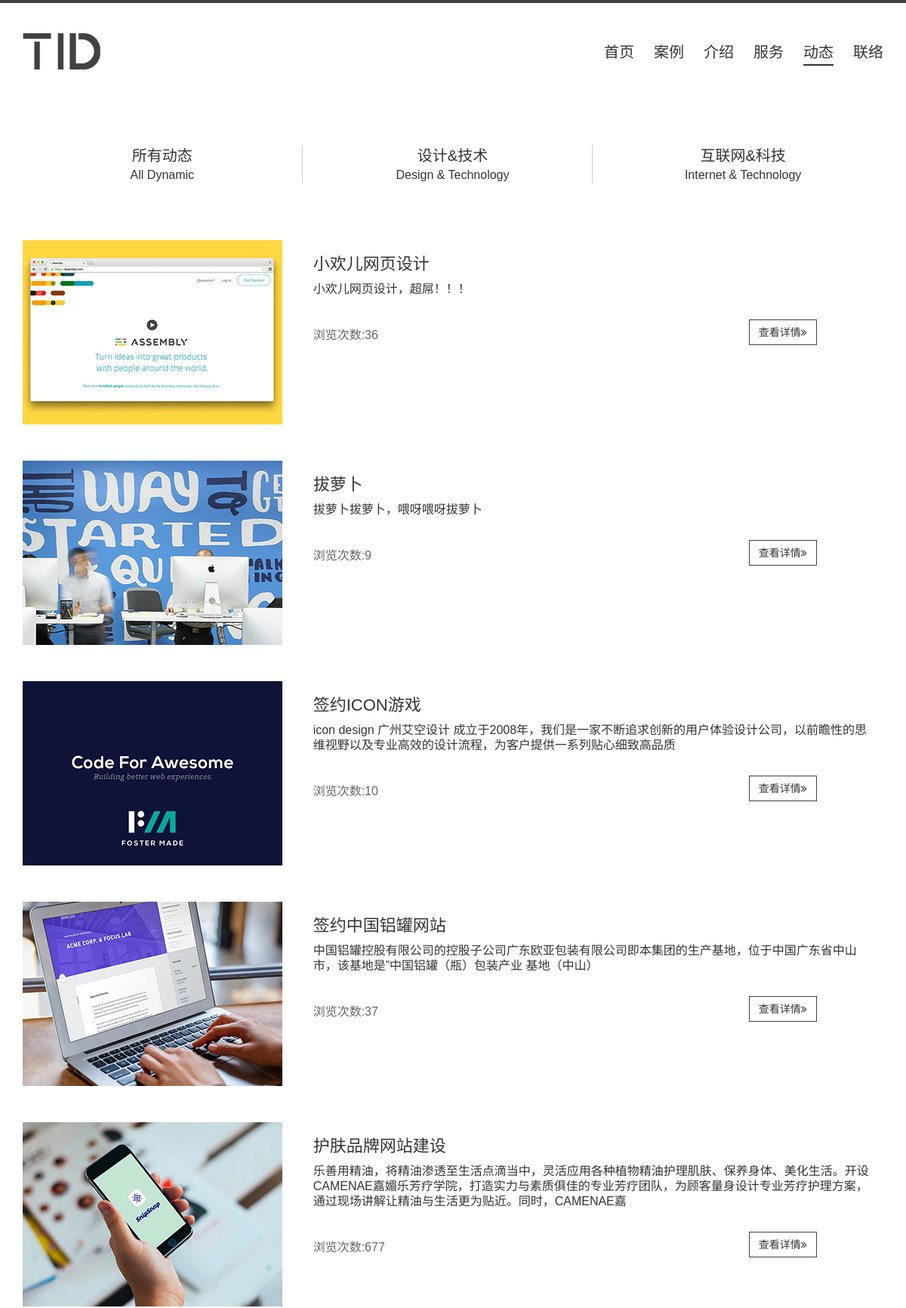
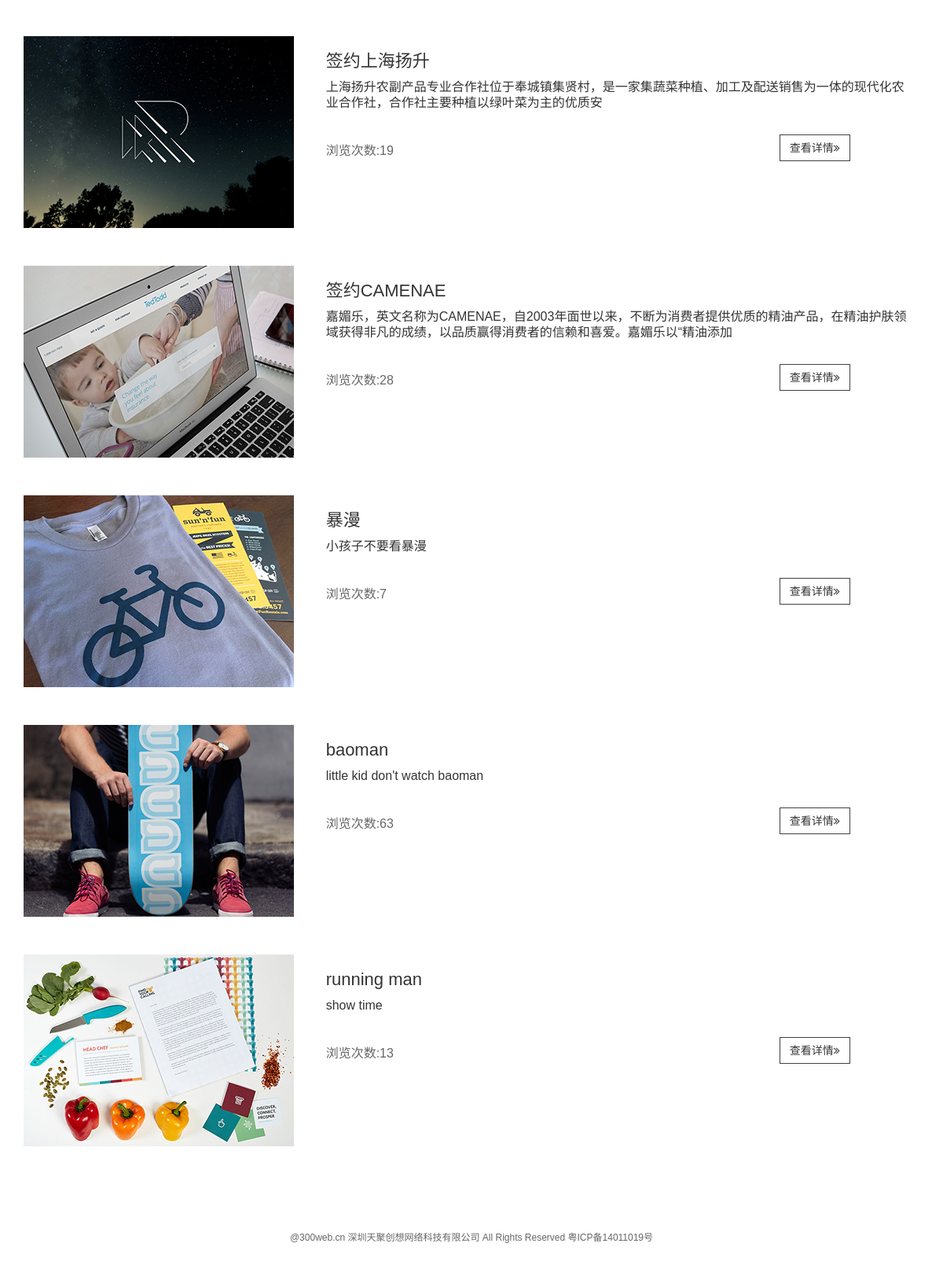
Page /tidapp/design/ on the committed database (2 pictures, top to bottom).
### tidapp/models.py (models this page shows, shortened)
class News(models.Model):
    title = models.CharField('标题', max_length=128)
    pub_date = models.DateTimeField('发布日期')
    views = models.IntegerField('浏览次数', default=0)
    description = models.TextField('内容')
    image = models.ImageField('上传图片', upload_to='news', help_text="请上传 344*244 像素的图片")
    design = 'design'
    internet = 'internet'
    news_choices = (
        (design, '设计'),
        (internet, '互联网'),
    )
    news_category = models.CharField('文章分类', max_length=8, choices=news_choices, default=design)

### tidapp/views.py (the view)
def design(request):
    latest_news_list = News.objects.filter(news_category='design').order_by('-pub_date')
    return render(request, 'tidapp/news.html', {'latest_news_list': latest_news_list, 'nav': 'news'})

### tidapp/templates/tidapp/news.html (shortened to what this page needs)
{% extends "layout.html" %}
{% load staticfiles %}
{% block content %}
    <div class="container">
      <div class="row">
        <div class="col-xs-4">
          <a href="{% url 'news' %}">
            <span class="cases-nav">
              <span class="cases-zh">所有动态</span>
              <br>
              <span class="cases-en">All Dynamic</span>
            </span>
          </a>
        </div>
        <div class="col-xs-4">
          <a href="{% url 'design' %}">
            <span class="cases-nav">
              <span class="cases-zh">设计&技术</span>
              <br>
              <span class="cases-en">Design & Technology</span>
            </span>
          </a>
        </div>
        <div class="col-xs-4">
          <a href="{% url 'internet' %}">
            <span class="cases-nav cases-nav-last">
              <span class="cases-zh">互联网&科技</span>
              <br>
              <span class="cases-en">Internet & Technology</span>
            </span>
          </a>
        </div>
      </div>
    </div>
  {% for news in latest_news_list %}
    <div class="container">
      <div class="news">
        <div class="row">
          <div class="col-lg-4 visible-lg">
            <img src="{{ news.image.url }}" class="img-responsive">
          </div>
          <div class="col-lg-8">
            {% if news.title|length > 22 %}
              <h2>{{ news.title|slice:":22" }}...</h2>
            {% else  %}
              <h2>{{ news.title}}</h2>
            {% endif %}
            {% if news.description|length > 140 %}
              <h4>{{ news.description|safe|slice:":140" }}...</h4>
            {% else  %}
              <h4>{{ news.description|safe }}</h4>
            {% endif %}
            <div class="row">
              <div class="col-sm-9 col-xs-8">
                <span>浏览次数:{{ news.views }}</span>
              </div>
              <div class="col-sm-3 col-xs-4">
                <a class="btn btn-default" href="{% url 'blogs' news.id %}" role="button">查看详情<i class="fa fa-angle-double-right"></i></a>
              </div>
            </div>
          </div>
        </div>
      </div>
    </div>
  {% endfor %}
  <div class="container">
  </div>
{% endblock %}

### tidapp/static/tidapp/css/my-style.css (style rules this page uses)
body { font-family: "微软雅黑", Arial, sans-serif; }
.h1, .h2, .h3, .h4, .h5, .h6, h1, h2, h3, h4, h5, h6 { font-weight: normal; }
a, a:hover, a:visited, a:focus, a:active { text-decoration: none; text-decoration: none; }
.cases-nav { margin: 38px 0 75px; display: block; text-align: center; border-right: 1px solid #cccccc; color: #333; }
.cases-nav-last { border-right: 1px solid #fff; }
.cases-zh { font-size: 20px; }
.cases-en { font-size: 16px; }
.news { background-color: #f5f5f5; margin-bottom: 48px; }
.news h2 { font-size: 22px; }
.news h4 { font-size: 16px; line-height: 20px; padding-right: 12px; }
.news span { font-size: 16px; display: block; padding: 10px 0 4px; color: #666666; }
.news .btn { margin-bottom: 10px; border-radius: 0px; border-color: #414141; background-color: rgba(0, 0, 0, 0); }
.news .row .row { padding-top: 20px; }
@media screen and (max-width: 1200px) { .news { background-color: #fff; } }

### rows in the picture
News: image (picture), title "小欢儿网页设计", description "小欢儿网页设计，超屌！！！", views "36"
News: image (picture), title "拔萝卜", description "拔萝卜拔萝卜，喂呀喂呀拔萝卜", views "9"
News: image (picture), title "签约ICON游戏", description "icon design 广州艾空设计 成立于2008年，我们是一家不断追求创新的用户体验设计公司，以前瞻性的思维视野以及专业高效的设计流程，为客户提供一系列贴心细致高品质", views "10"
News: image (picture), title "签约中国铝罐网站", description "中国铝罐控股有限公司的控股子公司广东欧亚包装有限公司即本集团的生产基地，位于中国广东省中山市，该基地是”中国铝罐（瓶）包装产业 基地（中山）", views "37"
News: image (picture), title "护肤品牌网站建设", description "乐善用精油，将精油渗透至生活点滴当中，灵活应用各种植物精油护理肌肤、保养身体、美化生活。开设CAMENAE嘉媚乐芳疗学院，打造实力与素质俱佳的专业芳疗团队，为顾客量身设计专业芳疗护理方案，通过现场讲解让精油与生活更为贴近。同时，CAMENAE嘉", views "677"
News: image (picture), title "签约上海扬升", description "上海扬升农副产品专业合作社位于奉城镇集贤村，是一家集蔬菜种植、加工及配送销售为一体的现代化农业合作社，合作社主要种植以绿叶菜为主的优质安", views "19"
News: image (picture), title "签约CAMENAE", description "嘉媚乐，英文名称为CAMENAE，自2003年面世以来，不断为消费者提供优质的精油产品，在精油护肤领域获得非凡的成绩，以品质赢得消费者的信赖和喜爱。嘉媚乐以“精油添加", views "28"
News: image (picture), title "暴漫", description "小孩子不要看暴漫", views "7"
News: image (picture), title "baoman", description "little kid don't watch baoman", views "63"
News: image (picture), title "running man", description "show time", views "13"
